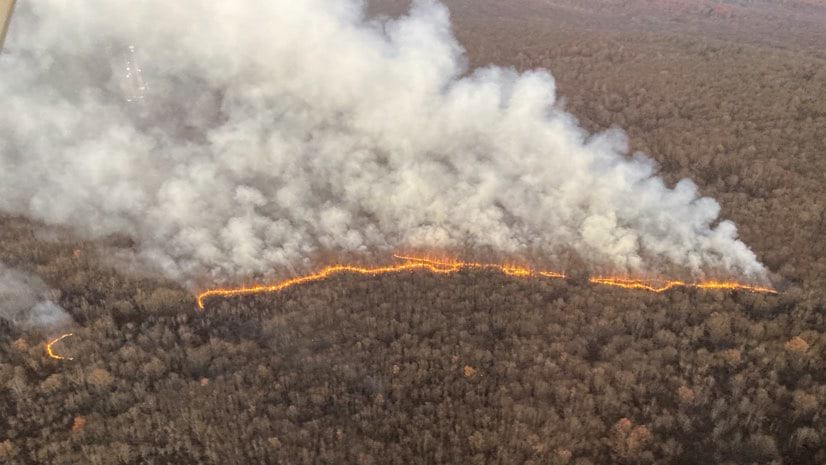
%> input picture dataset/SevenPines_Sunday_night_826.jpg, 826 x 465 px; its folder holds only this picture in this run
$ octave Firedetect.m   (GNU Octave 9; MATLAB toolbox functions it lacks are replaced by stand-ins)
%> lines starting %> are read from the running program, lines starting %| are printed output that depends on the picture; in (x1, y1, x2, y2) boxes, pixels count from 0 and x2, y2 are one past the last pixel; in counts of white or black regions, pixels touching at a corner belong together; the program's own positions count from 1
clc;
close all;

% Define the path to the dataset folder
dataset_folder = 'C:\Users\PMYLS\Desktop\dataset';

% Get a list of all image files in the dataset folder
image_files = dir(fullfile(dataset_folder, '*.jpg'));

% Initialize variables to store evaluation metrics
TP_count = 0; % True Positives
FP_count = 0; % False Positives
TN_count = 0; % True Negatives
FN_count = 0; % False Negatives

% Loop over each image in the dataset
for i = 1:length(image_files)
    % Read the image
    filename = fullfile(dataset_folder, image_files(i).name);
    Im1 = imread(filename);
%> Im1 is the input picture: size 465x826x3 uint8; mean R, G, B 141.9, 127.9, 117.2

    % Convert image to grayscale if it's not already
    if size(Im1, 3) > 1
        Im1_gray = rgb2gray(Im1);
    else
        Im1_gray = Im1;
    end

    % Convert image to YCbCr color space
    Im_YCbCr = rgb2ycbcr(Im1);
%> Im_YCbCr: size 465x826x3 uint8; mean of channels 1, 2, 3 128.4, 121.2, 134.9

    % Extract Y, Cb, and Cr channels
    Y = Im_YCbCr(:,:,1);
    Cb = Im_YCbCr(:,:,2);
    Cr = Im_YCbCr(:,:,3);
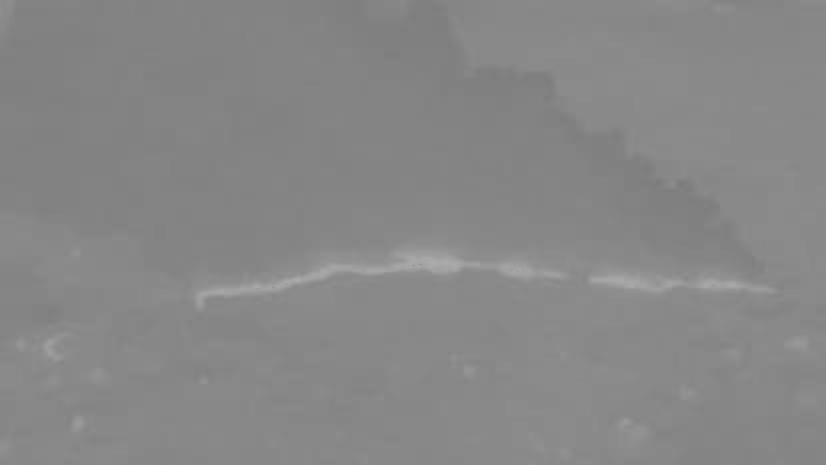
%> Cr: size 465x826 uint8; min 123, max 171, mean 134.9

    % Thresholding to detect potential fire regions
    fire_mask = (Cr > 1.2 * Cb + 10) & (Y > 100) | (Im1_gray > 220); % Adjust the threshold for grayscale images
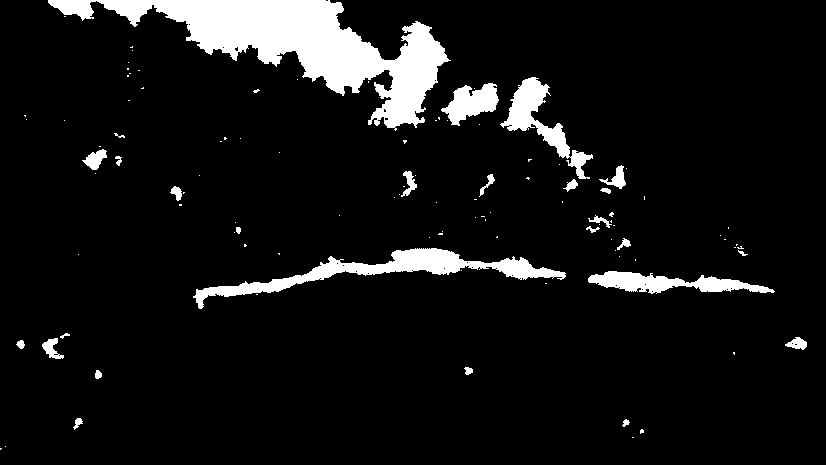
%> fire_mask: size 465x826 logical; 7.9% white; 106 white regions (79 under 20 px), largest, box (x1, y1, x2, y2) and area: (48, 0, 451, 131) 17394, (193, 248, 566, 309) 4781, (500, 77, 593, 179) 2378

    % Apply median filtering to remove noise
    fire_mask = medfilt2(fire_mask, [5, 5]);
%> fire_mask: size 465x826 logical; 7.8% white; 30 white regions (5 under 20 px), largest, box (x1, y1, x2, y2) and area: (99, 0, 449, 129) 16809, (195, 248, 566, 309) 4788, (501, 77, 592, 179) 2375

    % Thresholding to detect potential smoke regions
    smoke_mask = Y < 150 | (Im1_gray < 100); % Adjust the threshold for grayscale images
%> smoke_mask: size 465x826 logical; 63.6% white; 122 black regions (101 under 20 px), largest, box (x1, y1, x2, y2) and area: (0, 0, 766, 282) 136503, (198, 254, 464, 308) 994, (142, 248, 182, 278) 469

    % Apply median filtering to remove noise
    smoke_mask = medfilt2(smoke_mask, [5, 5]);
%> smoke_mask: size 465x826 logical; 63.6% white; 49 black regions (26 under 20 px), largest, box (x1, y1, x2, y2) and area: (0, 0, 765, 276) 137514, (144, 248, 181, 278) 460, (365, 224, 383, 241) 187

    % Refine fire mask using area thresholding
    fire_mask = bwareaopen(fire_mask, 100);

    % Refine smoke mask using area thresholding
    smoke_mask = bwareaopen(smoke_mask, 100);
%> smoke_mask: size 465x826 logical; 63.5% white; 49 black regions (26 under 20 px), largest, box (x1, y1, x2, y2) and area: (0, 0, 765, 276) 138214, (144, 248, 181, 278) 460, (365, 224, 383, 241) 187

    % Combine fire and smoke masks
    combined_mask = fire_mask | smoke_mask;
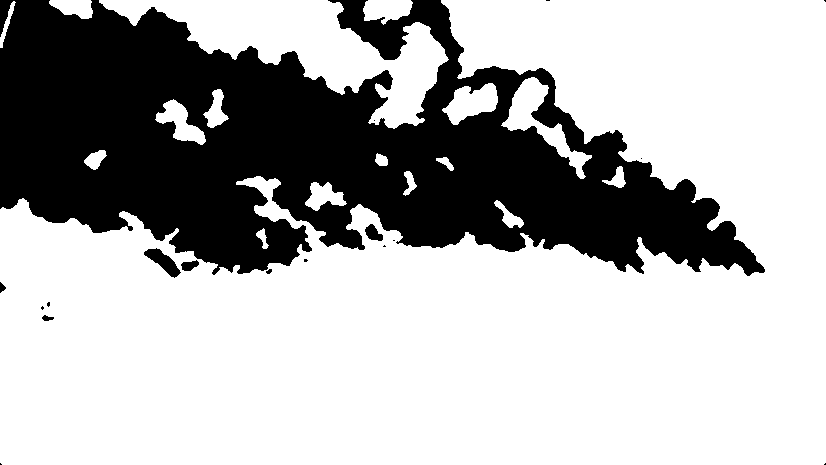
%> combined_mask: size 465x826 logical; 69.5% white; 18 black regions (11 under 20 px)

    % Find bounding box around combined mask
    props = regionprops(combined_mask, 'BoundingBox');
%> props = 17 regions; largest, box (x1, y1, x2, y2): (0, 0, 826, 465), (99, 0, 449, 129), (501, 77, 592, 179), (442, 83, 498, 125), (155, 99, 206, 145)
    bbox = props.BoundingBox;
%> bbox = [0.5 1.5 16 47]

    % Check if fire and smoke were detected
    fire_detected = ~isempty(regionprops(fire_mask)); % Check if any fire region was detected
%> fire_detected = true
    smoke_detected = any(smoke_mask(:)); % Check if any smoke was detected
%> smoke_detected = true

    % Plotting red, green, blue channels, and chrominance components
    figure;
    subplot(2, 3, 1);
    imshow(Im1);
    title('Original Image');

    subplot(2, 3, 2);
    R = Im1; R(:, :, 2:3) = 0;
%> after `R(:, :, 2:3) = 0`:
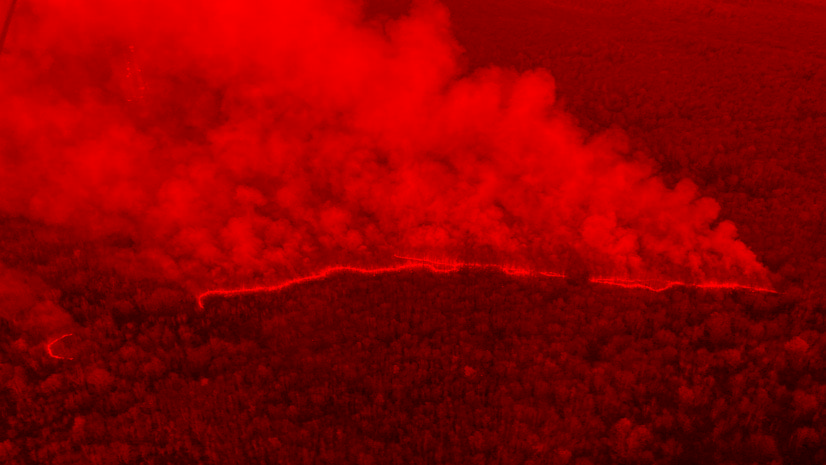
%> R: size 465x826x3 uint8; mean R, G, B 141.9, 0, 0
    imshow(R);
    title('Red Channel');

    subplot(2, 3, 3);
    G = Im1; G(:, :, [1 3]) = 0;
%> after `G(:, :, [1 3]) = 0`:
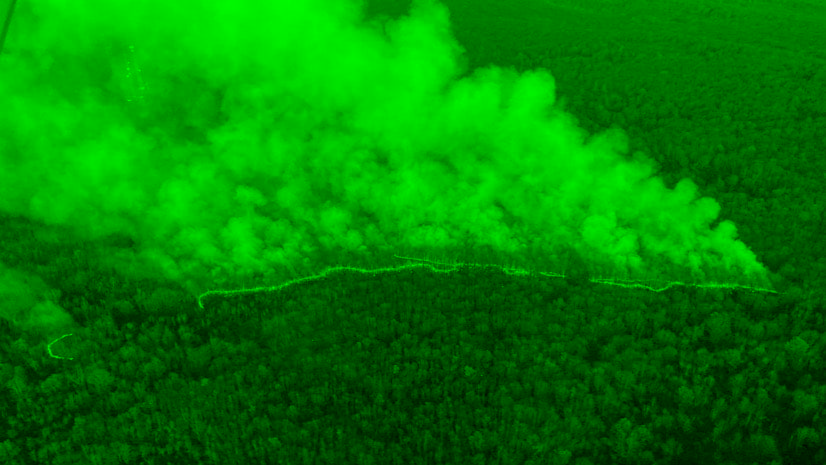
%> G: size 465x826x3 uint8; mean R, G, B 0, 127.9, 0
    imshow(G);
    title('Green Channel');

    subplot(2, 3, 4);
    B = Im1; B(:, :, 1:2) = 0;
%> after `B(:, :, 1:2) = 0`:
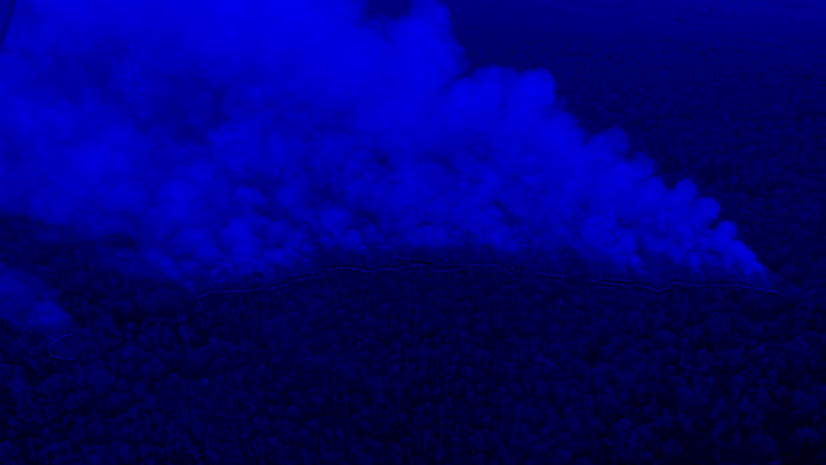
%> B: size 465x826x3 uint8; mean R, G, B 0, 0, 117.2
    imshow(B);
    title('Blue Channel');

    subplot(2, 3, 5);
    imshow(Y);
    title('Y Component');

    subplot(2, 3, 6);
    imshow(Cr);
    title('Chrominance Red');

    % Display the binary masks for fire and smoke detection
    figure;
    subplot(3, 1, 1);
    imshow(fire_mask);
    title('Fire Detection (Binary)');

    subplot(3,1, 2);
    imshow(smoke_mask);
    title('Smoke Detection (Binary)');

    % Display the original image with fire and smoke detection status
    subplot(3, 1, 3);
    imshow(Im1);
    title('Final Outcome');
    hold on;
    if fire_detected
        text(10, 20, 'Fire Detected', 'Color', 'r', 'FontSize', 8, 'FontWeight', 'bold');
    else
        text(10, 20, 'No Fire Detected', 'Color', 'r', 'FontSize', 8, 'FontWeight', 'bold');
    end
    if smoke_detected
        text(10, 70, 'Smoke Detected', 'Color', 'r', 'FontSize', 8, 'FontWeight', 'bold');
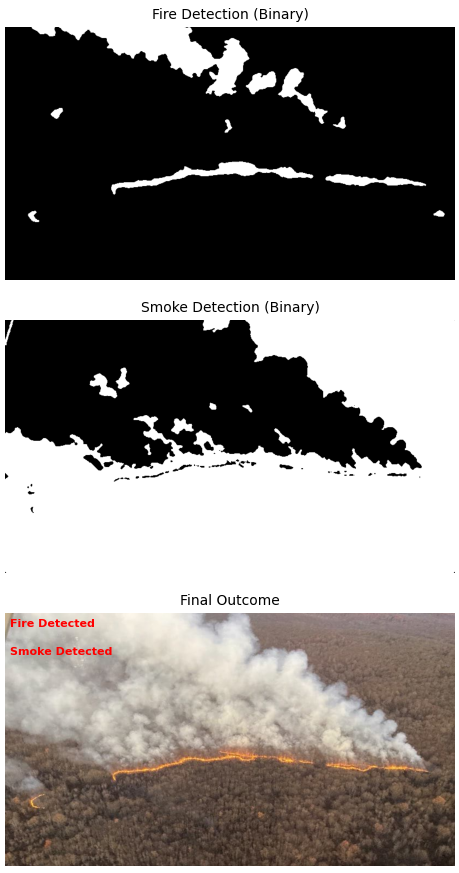
%> figure redrawn from the program's plot data, 3 panels
    else
        text(10, 70, 'No Smoke Detected', 'Color', 'r', 'FontSize', 8, 'FontWeight', 'bold');
    end
    hold off;

    % Update counts based on ground truth and detection results
    % (In this example, ground truth is assumed to be known)
    % Replace the ground truth checks with actual ground truth extraction methods if available
    % Example: ground_truth_fire = is_fire_present(Im1);
    %          ground_truth_smoke = is_smoke_present(Im1);
    ground_truth_fire = true; % Example: ground_truth_fire = is_fire_present(Im1);
    ground_truth_smoke = false; % Example: ground_truth_smoke = is_smoke_present(Im1);

    if ground_truth_fire && fire_detected
        TP_count = TP_count + 1; % True Positive (fire detected when fire is present)
    elseif ~ground_truth_fire && fire_detected
        FP_count = FP_count + 1; % False Positive (fire detected when fire is not present)
    elseif ground_truth_fire && ~fire_detected
        FN_count = FN_count + 1; % False Negative (fire not detected when fire is present)
    else
        TN_count = TN_count + 1; % True Negative (no fire and no detection)
    end

    if ground_truth_smoke && smoke_detected
        TP_count = TP_count + 1; % True Positive (smoke detected when smoke is present)
    elseif ~ground_truth_smoke && smoke_detected
        FP_count = FP_count + 1; % False Positive (smoke detected when smoke is not present)
    elseif ground_truth_smoke && ~smoke_detected
        FN_count = FN_count + 1; % False Negative (smoke not detected when smoke is present)
    else
        TN_count = TN_count + 1; % True Negative (no smoke and no detection)
    end
end

% Calculate evaluation metrics
total_samples = length(image_files);
accuracy = (TP_count + TN_count) / total_samples;
precision = TP_count / (TP_count + FP_count);
recall = TP_count / (TP_count + FN_count);
f1_score = 2 * (precision * recall) / (precision + recall);

% Display the evaluation metrics
fprintf('Evaluation Metrics:\n');
fprintf('Accuracy: %.2f%%\n', accuracy * 100);
fprintf('Precision: %.2f\n', precision);
fprintf('Recall: %.2f\n', recall);
fprintf('F1 Score: %.2f\n', f1_score);

$ run again, on dataset/img_335_jpg.rf.63785a4477581a810fed62b95d9800b3.jpg
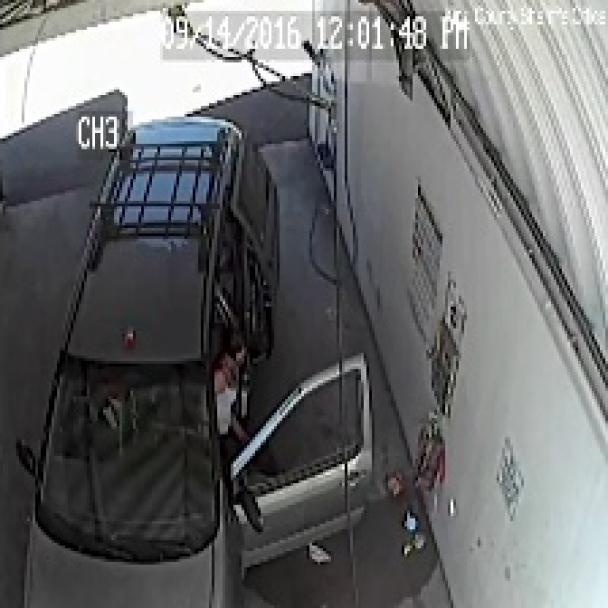
%> input picture dataset/img_335_jpg.rf.63785a4477581a810fed62b95d9800b3.jpg, 608 x 608 px
%> Im1 is the input picture: size 608x608x3 uint8; mean R, G, B 105.8, 107.2, 108.4
%> Im_YCbCr: size 608x608x3 uint8; mean of channels 1, 2, 3 107.9, 128.7, 127.3
%> `fire_mask = (Cr > 1.2 * Cb + 10) & (Y > 100) | (Im1_gray > 220);`:
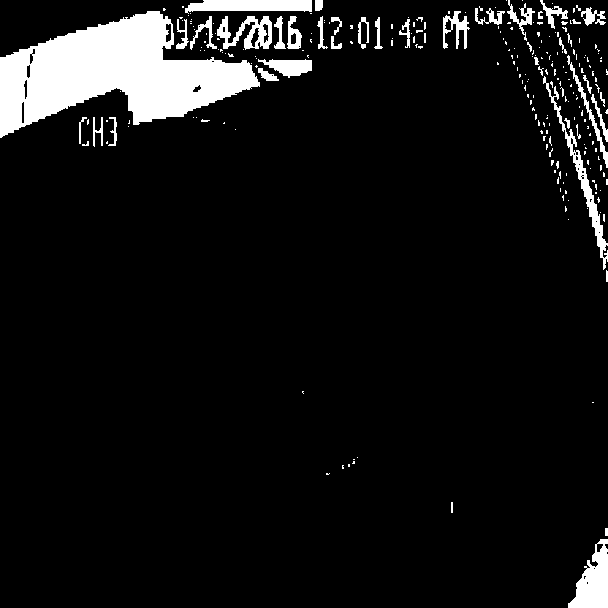
%> fire_mask: size 608x608 logical; 7.7% white; 251 white regions (208 under 20 px), largest, box (x1, y1, x2, y2) and area: (0, 11, 260, 138) 17241, (568, 539, 608, 608) 1599, (185, 0, 312, 14) 1337
%> combined_mask: size 608x608 logical; 80% white; 86 black regions (50 under 20 px)
%> props = 20 regions; largest, box (x1, y1, x2, y2): (0, 0, 608, 608), (565, 131, 607, 267), (0, 0, 86, 45), (574, 74, 608, 164), (568, 539, 608, 608)
%> bbox = [0.5 0.5 86 45]
%> fire_detected = true
%> `text(10, 70, 'Smoke Detected', 'Color', 'r', 'FontSize', 8, 'FontWeigh..`:
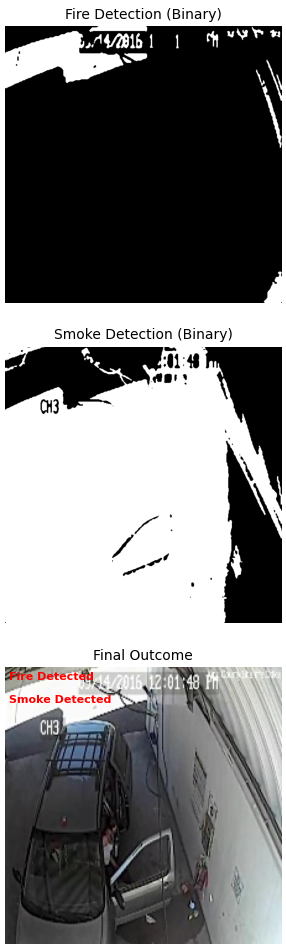
%> figure redrawn from the program's plot data, 3 panels

$ run again, on dataset/download1.jpg
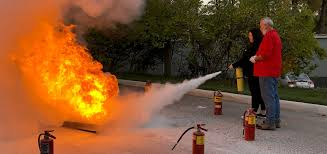
%> input picture dataset/download1.jpg, 327 x 154 px
%> Im1 is the input picture: size 154x327x3 uint8; mean R, G, B 126.3, 79.9, 44.8
%> Im_YCbCr: size 154x327x3 uint8; mean of channels 1, 2, 3 93.1, 105.7, 150.9
%> combined_mask: size 154x327 logical; 99% white; 11 black regions (7 under 20 px)
%> props = 1 region; box (x1, y1, x2, y2): (0, 0, 327, 154)
%> bbox = [0.5 0.5 327 154]
%> fire_detected = true
%> `text(10, 70, 'Smoke Detected', 'Color', 'r', 'FontSize', 8, 'FontWeigh..`:
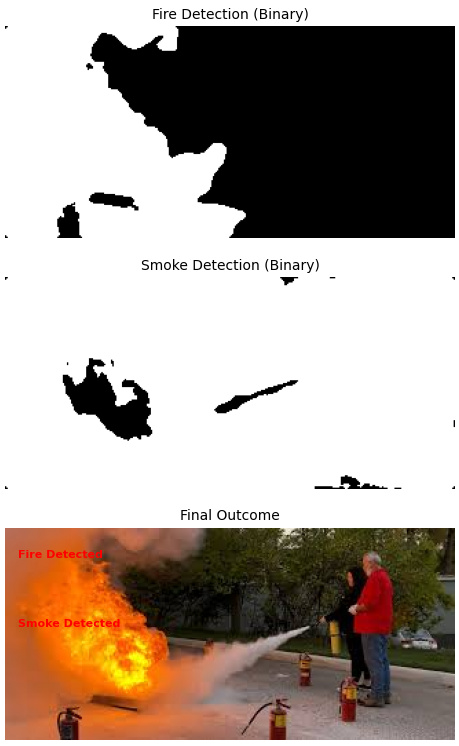
%> figure redrawn from the program's plot data, 3 panels
